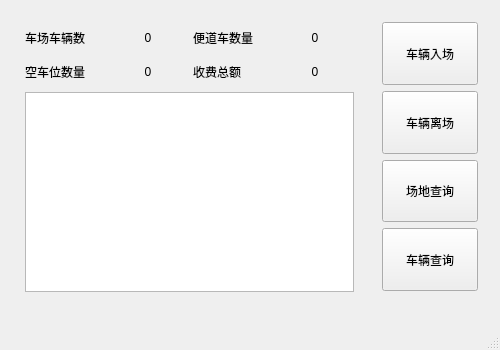
<?xml version="1.0" encoding="UTF-8"?>
<ui version="4.0">
 <class>MainWindow</class>
 <widget class="QMainWindow" name="MainWindow">
  <property name="geometry">
   <rect>
    <x>0</x>
    <y>0</y>
    <width>500</width>
    <height>350</height>
   </rect>
  </property>
  <property name="minimumSize">
   <size>
    <width>500</width>
    <height>350</height>
   </size>
  </property>
  <property name="maximumSize">
   <size>
    <width>500</width>
    <height>350</height>
   </size>
  </property>
  <property name="windowTitle">
   <string>MainWindow</string>
  </property>
  <widget class="QWidget" name="centralWidget">
   <widget class="QWidget" name="layoutWidget">
    <property name="geometry">
     <rect>
      <x>371</x>
      <y>11</y>
      <width>118</width>
      <height>291</height>
     </rect>
    </property>
    <layout class="QVBoxLayout" name="verticalLayout">
     <item>
      <widget class="QPushButton" name="enter">
       <property name="sizePolicy">
        <sizepolicy hsizetype="Minimum" vsizetype="Expanding">
         <horstretch>0</horstretch>
         <verstretch>0</verstretch>
        </sizepolicy>
       </property>
       <property name="styleSheet">
        <string notr="true">font: 18pt &quot;微软雅黑&quot;;</string>
       </property>
       <property name="text">
        <string>车辆入场</string>
       </property>
      </widget>
     </item>
     <item>
      <widget class="QPushButton" name="leave">
       <property name="sizePolicy">
        <sizepolicy hsizetype="Minimum" vsizetype="Expanding">
         <horstretch>0</horstretch>
         <verstretch>0</verstretch>
        </sizepolicy>
       </property>
       <property name="styleSheet">
        <string notr="true">font: 18pt &quot;微软雅黑&quot;;</string>
       </property>
       <property name="text">
        <string>车辆离场</string>
       </property>
      </widget>
     </item>
     <item>
      <widget class="QPushButton" name="checkParking">
       <property name="sizePolicy">
        <sizepolicy hsizetype="Minimum" vsizetype="Expanding">
         <horstretch>0</horstretch>
         <verstretch>0</verstretch>
        </sizepolicy>
       </property>
       <property name="styleSheet">
        <string notr="true">font: 18pt &quot;微软雅黑&quot;;</string>
       </property>
       <property name="text">
        <string>场地查询</string>
       </property>
      </widget>
     </item>
     <item>
      <widget class="QPushButton" name="checkCar">
       <property name="sizePolicy">
        <sizepolicy hsizetype="Minimum" vsizetype="Expanding">
         <horstretch>0</horstretch>
         <verstretch>0</verstretch>
        </sizepolicy>
       </property>
       <property name="styleSheet">
        <string notr="true">font: 18pt &quot;微软雅黑&quot;;</string>
       </property>
       <property name="text">
        <string>车辆查询</string>
       </property>
      </widget>
     </item>
    </layout>
   </widget>
   <widget class="QWidget" name="layoutWidget">
    <property name="geometry">
     <rect>
      <x>14</x>
      <y>12</y>
      <width>351</width>
      <height>291</height>
     </rect>
    </property>
    <layout class="QVBoxLayout" name="verticalLayout_2">
     <item>
      <layout class="QGridLayout" name="gridLayout">
       <property name="bottomMargin">
        <number>0</number>
       </property>
       <property name="verticalSpacing">
        <number>6</number>
       </property>
       <item row="0" column="0">
        <widget class="QLabel" name="label">
         <property name="styleSheet">
          <string notr="true">font: 14pt &quot;微软雅黑&quot;;</string>
         </property>
         <property name="text">
          <string>车场车辆数</string>
         </property>
        </widget>
       </item>
       <item row="0" column="1">
        <widget class="QLabel" name="occupiedPlaces">
         <property name="styleSheet">
          <string notr="true">font: 75 20pt &quot;Consolas&quot;;</string>
         </property>
         <property name="text">
          <string>0</string>
         </property>
         <property name="alignment">
          <set>Qt::AlignCenter</set>
         </property>
        </widget>
       </item>
       <item row="0" column="2">
        <widget class="QLabel" name="label_3">
         <property name="styleSheet">
          <string notr="true">font: 14pt &quot;微软雅黑&quot;;</string>
         </property>
         <property name="text">
          <string>便道车数量</string>
         </property>
        </widget>
       </item>
       <item row="0" column="3">
        <widget class="QLabel" name="countPas">
         <property name="styleSheet">
          <string notr="true">font: 75 20pt &quot;Consolas&quot;;</string>
         </property>
         <property name="text">
          <string>0</string>
         </property>
         <property name="alignment">
          <set>Qt::AlignCenter</set>
         </property>
        </widget>
       </item>
       <item row="1" column="0">
        <widget class="QLabel" name="label_2">
         <property name="styleSheet">
          <string notr="true">font: 14pt &quot;微软雅黑&quot;;</string>
         </property>
         <property name="text">
          <string>空车位数量</string>
         </property>
        </widget>
       </item>
       <item row="1" column="1">
        <widget class="QLabel" name="freePlaces">
         <property name="styleSheet">
          <string notr="true">font: 75 20pt &quot;Consolas&quot;;</string>
         </property>
         <property name="text">
          <string>0</string>
         </property>
         <property name="alignment">
          <set>Qt::AlignCenter</set>
         </property>
        </widget>
       </item>
       <item row="1" column="2">
        <widget class="QLabel" name="label_4">
         <property name="styleSheet">
          <string notr="true">font: 14pt &quot;微软雅黑&quot;;</string>
         </property>
         <property name="text">
          <string>收费总额</string>
         </property>
        </widget>
       </item>
       <item row="1" column="3">
        <widget class="QLabel" name="totalEarnings">
         <property name="styleSheet">
          <string notr="true">font: 75 20pt &quot;Consolas&quot;;</string>
         </property>
         <property name="text">
          <string>0</string>
         </property>
         <property name="alignment">
          <set>Qt::AlignCenter</set>
         </property>
        </widget>
       </item>
      </layout>
     </item>
     <item>
      <widget class="QTextBrowser" name="message">
       <property name="sizePolicy">
        <sizepolicy hsizetype="Expanding" vsizetype="Expanding">
         <horstretch>0</horstretch>
         <verstretch>0</verstretch>
        </sizepolicy>
       </property>
       <property name="maximumSize">
        <size>
         <width>16777215</width>
         <height>200</height>
        </size>
       </property>
       <property name="styleSheet">
        <string notr="true">font: 16pt &quot;微软雅黑&quot;;</string>
       </property>
      </widget>
     </item>
    </layout>
   </widget>
  </widget>
  <widget class="QStatusBar" name="statusBar"/>
 </widget>
 <layoutdefault spacing="6" margin="11"/>
 <resources/>
 <connections/>
</ui>
